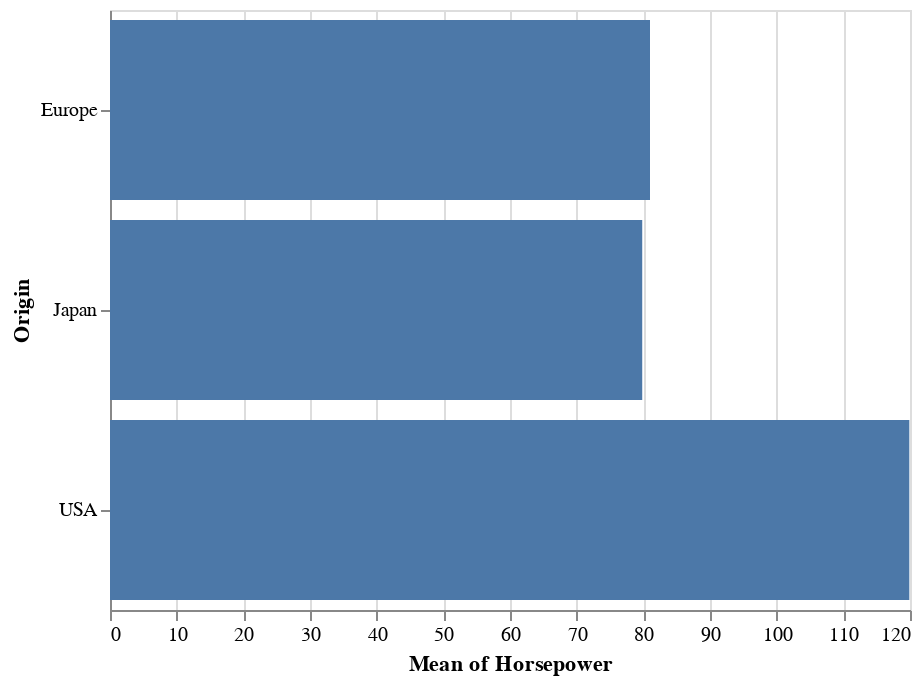

Notebook source saved alongside this figure:
### Markdown cell above
### Ejercicio: Agregar los tipos de manera explícita

A continuación hay un par de gráficos sencillos armados con los datos de los autos. Para cada uno, traten de agregar explícitamente los tipos a las codificaciones ( i.e. cambiar ``"Horsepower"`` a ``"Horsepower:Q"`` así el gráfico no se modifica.

¿Hay gráficos que se pueden mejorar cambiando el tipo de dato?

### Code cell
alt.Chart(cars).mark_bar().encode(
    y='Origin',
    x='mean(Horsepower)'
)

### Figure 1 — Vega-Lite specification as saved in the notebook (floating-point values rounded to 4 significant figures; data arrays with more than 128 entries replaced by an {"elided": "..."} marker saying what was removed)
{"$schema": "https://vega.github.io/schema/vega-lite/v2.6.0.json", "config": {"view": {"height": 300, "width": 400}}, "data": {"name": "data-f02450ab61490a1363517a0190416235"}, "datasets": {"data-f02450ab61490a1363517a0190416235": {"elided": "406 records"}}, "encoding": {"x": {"aggregate": "mean", "field": "Horsepower", "type": "quantitative"}, "y": {"field": "Origin", "type": "nominal"}}, "mark": "bar"}
